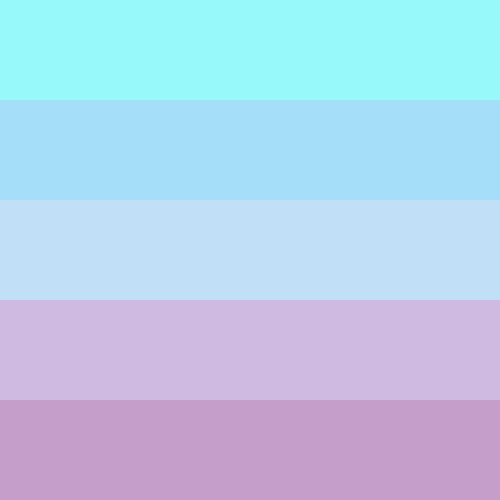
Frame 1 (no input)
Frame 60 (no input): identical to frame 1, image omitted
Frame 120 (the mouse pressed at the canvas centre since frame 60): identical to frame 1, image omitted

The p5.js sketch that drew this single still picture (run headless with seeded random() and noise() and a simulated clock; from frame 60 on, the mouse is pressed at the canvas centre):

// p5.js sketch
// ── sketch.js
function setup() {
  createCanvas(500, 500);
}
function draw() {
  background(250, 0, 250);
  rectMode(CENTER);
  //draw 1st rectangle
  noStroke();
  fill(151, 249, 249);
  rect(50, 50, 1000, 100, 4);
  //draw 2nd
  fill(164, 222, 249);
  rect(50, 150, 1000, 100, 4);
  //draw 3rd
  fill(193, 224, 247);
  rect(50, 250, 1000, 100, 4);
  //draw 4th
  fill(207, 186, 225);
  rect(50, 350, 1000, 100, 4);
  //draw 5th
  fill(197, 159, 201);
  rect(50, 450, 1000, 100, 4);
}
